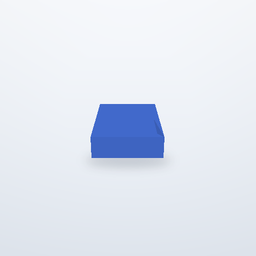
#> input picture sample_data/public_benchmark_v2/block/views/view_000.png, 256 x 256 px; its folder holds only this picture in this run
$ python -i capture.py   (imports and definitions only)   (older library calls are emulated)
#> lines starting #> are read from the running program, lines starting #| are printed output that depends on the picture
#> further down, picture is the input picture: shape (256, 256, 3); mean B, G, R 241.4, 230.9, 224.9
"""Deterministic video key-frame extraction for object-centric capture."""

from __future__ import annotations

import hashlib
import json
import math
from dataclasses import dataclass
from pathlib import Path
from typing import Any, cast

import numpy as np
import numpy.typing as npt


def _cv2() -> Any:
    try:
        import cv2
    except ImportError as error:  # pragma: no cover - depends on optional runtime
        raise RuntimeError(
            "video capture requires OpenCV; install the DA3/video dependencies"
        ) from error
    return cv2


# [22 lines left out: functions _file_sha256, _center_crop, not called in this run]


@dataclass(frozen=True, slots=True)
class VideoFrameCandidate:
    frame_index: int
    timestamp_seconds: float
    bgr: npt.NDArray[np.uint8]
    descriptor: npt.NDArray[np.float32]
    blur_score: float
    exposure_score: float
    quality_score: float


@dataclass(frozen=True, slots=True)
class VideoFrameRecord:
    output_name: str
    frame_index: int
    timestamp_seconds: float
    blur_score: float
    exposure_score: float
    quality_score: float
    sha256: str

    # [10 lines left out: function as_dict, not called in this run]


@dataclass(frozen=True, slots=True)
class VideoCaptureResult:
    frames_dir: Path
    manifest_path: Path
    selected: tuple[VideoFrameRecord, ...]
    report: dict[str, object]


def _frame_descriptor(
    bgr: npt.NDArray[np.uint8],
) -> tuple[npt.NDArray[np.float32], float, float, float]:
    cv2 = _cv2()
    gray = cv2.cvtColor(bgr, cv2.COLOR_BGR2GRAY)
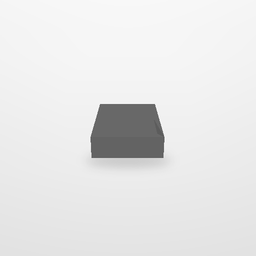
#> gray: shape (256, 256); min 87, max 254, mean 230.2
    laplacian = cv2.Laplacian(gray, cv2.CV_64F)
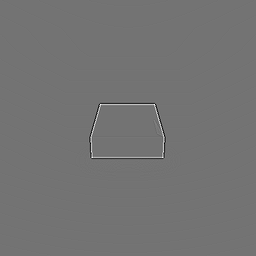
#> laplacian: shape (256, 256) float64; min -166, max 201, mean 0; drawn with min black and max white
    blur = float(np.var(laplacian))
#> blur = 84.84
    mean_luma = float(np.mean(gray))
#> mean_luma = 230.2
    exposure = float(np.clip(1.0 - abs(mean_luma - 127.5) / 127.5, 0.0, 1.0))
#> exposure = 0.194
    quality = float(0.72 * np.tanh(np.log1p(max(blur, 0.0)) / 6.0) + 0.28 * exposure)
#> quality = 0.508
    small = cv2.resize(gray, (24, 24), interpolation=cv2.INTER_AREA).astype(np.float32)
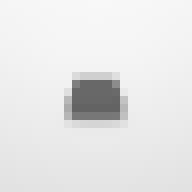
#> small: shape (24, 24) float32 (shown 8 times larger); min 99, max 248, mean 230.2
    small -= float(small.mean())
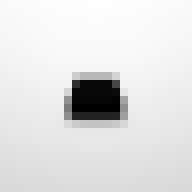
#> small: shape (24, 24) float32 (shown 8 times larger); min -131.2, max 17.76, mean 1.7e-06; drawn with min black and max white
    scale = float(np.linalg.norm(small))
#> scale = 723.8
    if scale > 1e-8:
        small /= scale
    return small.reshape(-1), blur, exposure, quality


# [231 lines left out: functions _candidate_indices, _select_diverse, _enable_display_orientation, extract_video_keyframes, not called in this run]

>>> import cv2
>>> picture = cv2.imread('../../sample_data/public_benchmark_v2/block/views/view_000.png')
>>> result = _frame_descriptor(picture)

$ run again, on sample_data/public_benchmark_v2/block/views/view_001.png
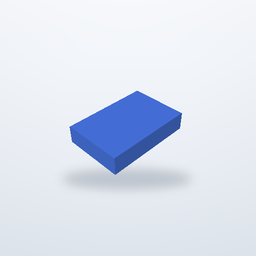
#> input picture sample_data/public_benchmark_v2/block/views/view_001.png, 256 x 256 px
#> picture is the input picture: shape (256, 256, 3); mean B, G, R 239.4, 226.5, 219.6
#> in _frame_descriptor, `laplacian = cv2.Laplacian(gray, cv2.CV_64F)`:
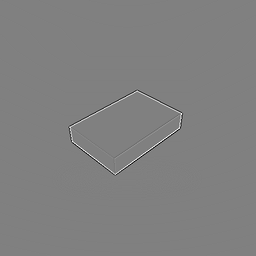
#> laplacian: shape (256, 256) float64; min -246, max 243, mean 0; drawn with min black and max white
#> blur = 185.4
#> mean_luma = 225.9
#> exposure = 0.228
#> quality = 0.569
#> in _frame_descriptor, `small -= float(small.mean())`:
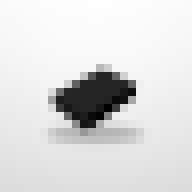
#> small: shape (24, 24) float32 (shown 8 times larger); min -141.9, max 22.1, mean 0; drawn with min black and max white
#> scale = 863.3
